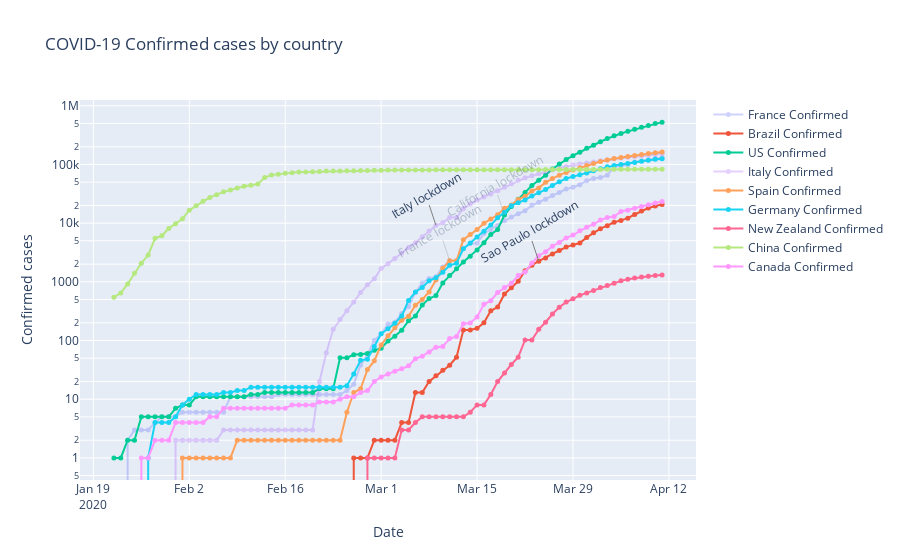

Here is the notebook cell this chart was saved with:
### Code cell
figcc = go.Figure(series)
figcc.update_layout(title_text='COVID-19 Confirmed cases by country')
figcc.update_xaxes(title_text='Date')
figcc.update_yaxes(title_text='Confirmed cases', type='log')
figcc.add_annotation(
        x='2020-03-24',
        y=math.log(2247,10), xref="x", yref="y",
        text="Sao Paulo lockdown", textangle = 330, showarrow=True, arrowcolor='grey')
figcc.add_annotation(
        x='2020-03-09',
        y=math.log(9172,10), xref="x", yref="y",
        text="Italy lockdown", textangle = 330, showarrow=True, arrowcolor='grey')
figcc.add_annotation(
        x='2020-03-11',
        y=math.log(2293,10), xref="x", yref="y",
        text="France lockdown", textangle = 330, showarrow=True, arrowcolor='grey', opacity=0.3)
figcc.add_annotation(
        x='2020-03-19',
        y=math.log(13677,10), xref="x", yref="y",
        text="California lockdown", textangle = 330, showarrow=True, arrowcolor='grey', opacity=0.3)
#py.iplot(figcc, file='covid-19.html', auto_open=False)
figcc.show()
